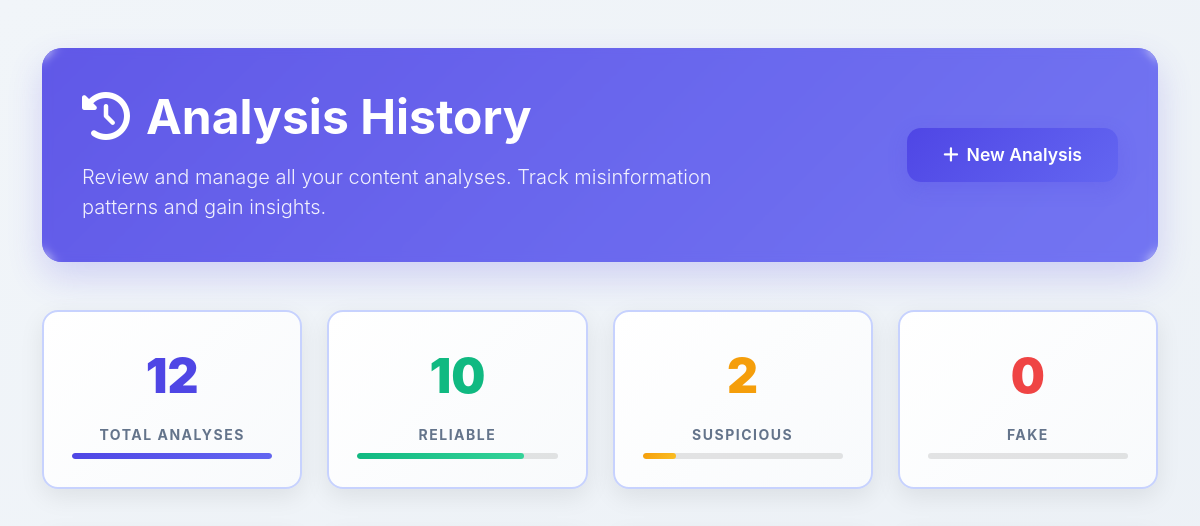
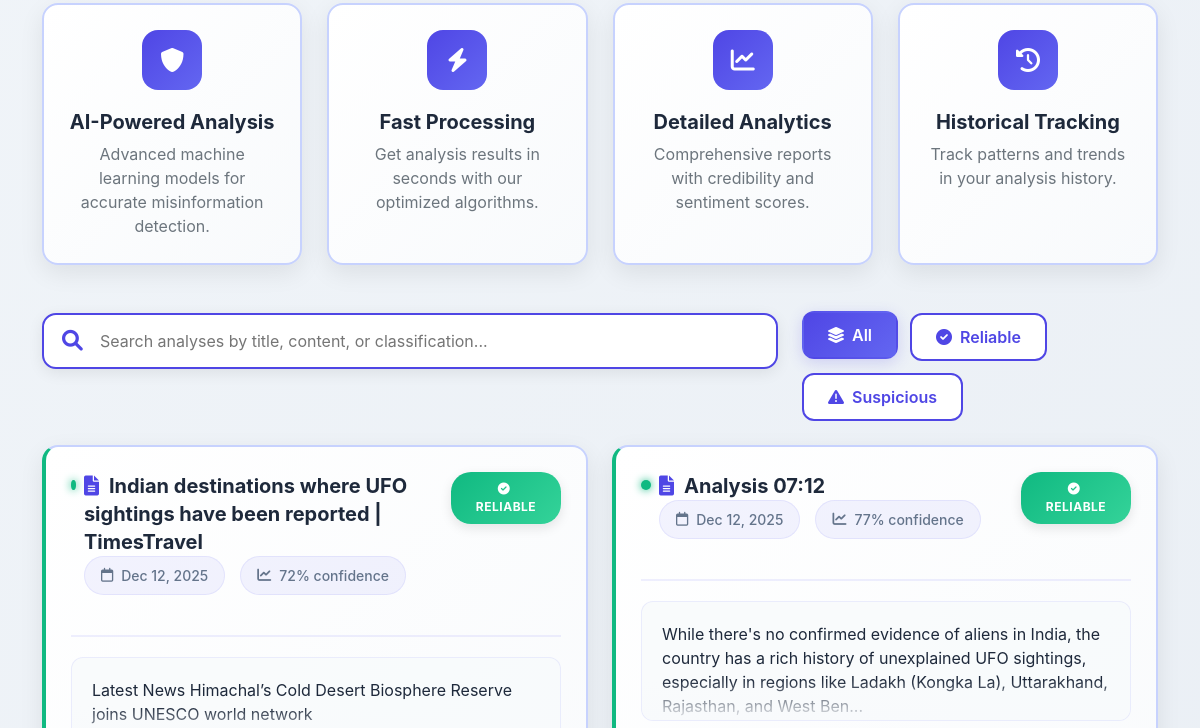
The app's page /history (signed in, upper part), older data (2 pictures, top to bottom).
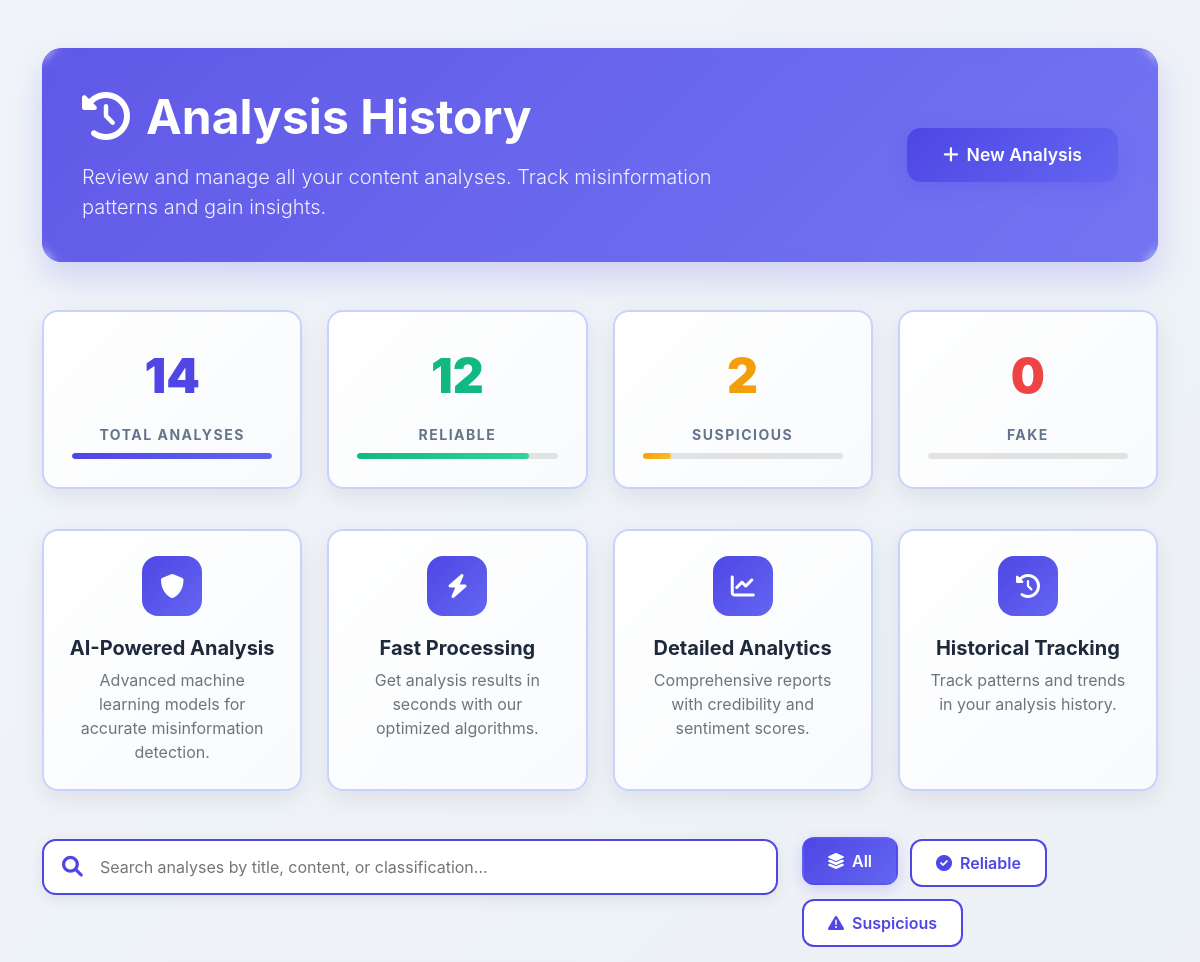
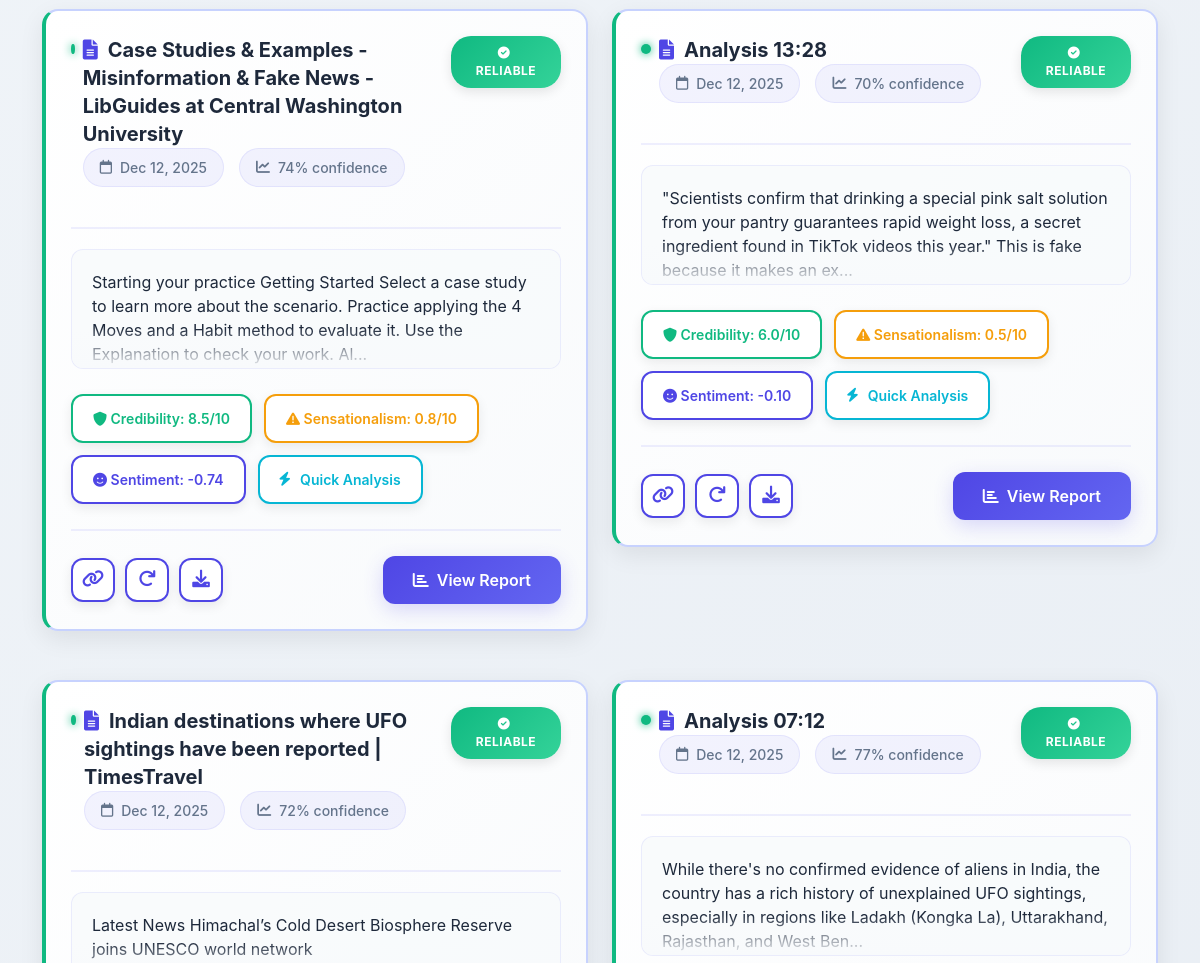
The same page, newer data (2 pictures, top to bottom).
### app.py (models this page shows, shortened)
class Analysis(db.Model):
    __tablename__ = 'analyses'
    id = db.Column(db.Integer, primary_key=True)
    title = db.Column(db.Text, default='')
    content = db.Column(db.Text, default='')  # raw text content (for display/search)
    article_data = db.Column(db.JSON, nullable=True)  # optional structured article extraction
    source_url = db.Column(db.Text, nullable=True)  # This should be nullable
    classification = db.Column(db.String(20), nullable=False, default='UNKNOWN')  # RELIABLE, SUSPICIOUS, FAKE, etc.
    confidence_score = db.Column(db.Float, nullable=True)
    sentiment_score = db.Column(db.Float, nullable=True)
    sensationalism_score = db.Column(db.Float, nullable=True)
    credibility_score = db.Column(db.Float, nullable=True)
    key_findings = db.Column(db.Text, default='[]')  # JSON string
    recommendations = db.Column(db.Text, nullable=True)  # JSON string
    fact_checks = db.Column(db.Text, nullable=True)  # JSON string
    analysis_metadata = db.Column(db.Text, default='{}')  # JSON string (e.g. word count, etc.)
    is_quick_analysis = db.Column(db.Boolean, default=False)
    user_id = db.Column(db.Integer, db.ForeignKey('user.id'), nullable=False)
    created_at = db.Column(db.DateTime, default=lambda: datetime.now(timezone.utc))
    updated_at = db.Column(db.DateTime, default=lambda: datetime.now(timezone.utc),
                           onupdate=lambda: datetime.now(timezone.utc))

### app.py (the view)
@app.route('/history')
@login_required
def analysis_history():
    page = request.args.get('page', 1, type=int)
    per_page = 20
    analyses_pagination = Analysis.query.filter_by(user_id=current_user.id) \
        .order_by(Analysis.created_at.desc()) \
        .paginate(page=page, per_page=per_page, error_out=False)
    total_analyses = Analysis.query.filter_by(user_id=current_user.id).count()
    reliable_count = Analysis.query.filter_by(user_id=current_user.id, classification='RELIABLE').count()
    suspicious_count = Analysis.query.filter_by(user_id=current_user.id, classification='SUSPICIOUS').count()
    fake_count = Analysis.query.filter_by(user_id=current_user.id, classification='FAKE').count()
    debug_mode = request.args.get('debug') == 'true'
    return render_template('analysis_history.html',
                           analyses=analyses_pagination.items,
                           pagination=analyses_pagination,
                           total_analyses=total_analyses,
                           reliable_count=reliable_count,
                           suspicious_count=suspicious_count,
                           fake_count=fake_count,
                           debug_mode=debug_mode)

### app.py (called while the page is built)
@login_manager.user_loader
def load_user(user_id):
    try:
        return db.session.get(User, int(user_id))
    except Exception:
        return None

@app.context_processor
def inject_gemini_status():
    return {
        'gemini_available': _GEMINI_AVAILABLE,
        'gemini_model': _GEMINI_MODEL,
        'gemini_api_key_set': bool(_GEMINI_API_KEY and _GEMINI_API_KEY != 'your-gemini-api-key-here')
    }

### templates/analysis_history.html (shortened to what this page needs)
<!DOCTYPE html>
<html lang="en">
<head>
    <link href="https://cdn.jsdelivr.net/npm/bootstrap@5.1.3/dist/css/bootstrap.min.css" rel="stylesheet">
    <link rel="stylesheet" href="https://cdnjs.cloudflare.com/ajax/libs/font-awesome/6.0.0/css/all.min.css">
</head>
<body>
    <div class="container py-5">
        <div class="professional-header mb-5">
            <div class="row align-items-center">
                <div class="col-lg-8">
                    <h1 class="display-5 fw-bold mb-3">
                        <i class="fas fa-history me-3"></i>Analysis History
                    </h1>
                    <p class="lead mb-0" style="opacity: 0.9;">
                        Review and manage all your content analyses. Track misinformation patterns and gain insights.
                    </p>
                </div>
                <div class="col-lg-4 text-lg-end mt-4 mt-lg-0">
                    <a href="{{ url_for('analyze') }}" class="btn btn-primary-solid">
                        <i class="fas fa-plus me-2"></i>New Analysis
                    </a>
                </div>
            </div>
        </div>
        {% if analyses %}
        <div class="stats-summary">
            <div class="summary-card total">
                <div class="summary-number">{{ total_analyses|default(0) }}</div>
                <div class="summary-label">Total Analyses</div>
                <div class="progress-track">
                    <div class="progress-fill progress-primary" style="width: 100%"></div>
                </div>
            </div>
            <div class="summary-card reliable">
                <div class="summary-number">{{ reliable_count|default(0) }}</div>
                <div class="summary-label">Reliable</div>
                <div class="progress-track">
                    <div class="progress-fill progress-success"
                         style="width: {{ (reliable_count/total_analyses*100)|default(0) }}%"></div>
                </div>
            </div>
            <div class="summary-card suspicious">
                <div class="summary-number">{{ suspicious_count|default(0) }}</div>
                <div class="summary-label">Suspicious</div>
                <div class="progress-track">
                    <div class="progress-fill progress-warning"
                         style="width: {{ (suspicious_count/total_analyses*100)|default(0) }}%"></div>
                </div>
            </div>
            <div class="summary-card fake">
                <div class="summary-number">{{ fake_count|default(0) }}</div>
                <div class="summary-label">Fake</div>
                <div class="progress-track">
                </div>
            </div>
        </div>
        {% endif %}
        <div class="features-grid mb-5">
            <div class="feature-item">
                <div class="feature-icon">
                    <i class="fas fa-shield-alt"></i>
                </div>
                <h5 class="fw-bold mb-2">AI-Powered Analysis</h5>
                <p class="text-muted mb-0">Advanced machine learning models for accurate misinformation detection.</p>
            </div>
            <div class="feature-item">
                <div class="feature-icon">
                    <i class="fas fa-bolt"></i>
                </div>
                <h5 class="fw-bold mb-2">Fast Processing</h5>
                <p class="text-muted mb-0">Get analysis results in seconds with our optimized algorithms.</p>
            </div>
            <div class="feature-item">
                <div class="feature-icon">
                    <i class="fas fa-chart-line"></i>
                </div>
                <h5 class="fw-bold mb-2">Detailed Analytics</h5>
                <p class="text-muted mb-0">Comprehensive reports with credibility and sentiment scores.</p>
            </div>
            <div class="feature-item">
                <div class="feature-icon">
                    <i class="fas fa-history"></i>
                </div>
                <h5 class="fw-bold mb-2">Historical Tracking</h5>
                <p class="text-muted mb-0">Track patterns and trends in your analysis history.</p>
            </div>
        </div>
        <div class="row mt-4">
            <div class="col-lg-8">
                <div class="search-container">
                    <i class="fas fa-search"></i>
                    <input type="text" id="searchInput" placeholder="Search analyses by title, content, or classification...">
                </div>
            </div>
            <div class="col-lg-4">
                <div class="filter-buttons">
                    <button class="filter-btn active" data-filter="all">
                        <i class="fas fa-layer-group me-2"></i>All
                    </button>
                    <button class="filter-btn" data-filter="reliable">
                        <i class="fas fa-check-circle me-2"></i>Reliable
                    </button>
                    <button class="filter-btn" data-filter="suspicious">
                        <i class="fas fa-exclamation-triangle me-2"></i>Suspicious
                    </button>
                </div>
            </div>
        </div>
        {% if not analyses or analyses|length == 0 %}
        <div class="empty-state">
            <div class="empty-icon">
                <i class="fas fa-search"></i>
            </div>
            <h2 class="empty-title">No Analyses <span>Found</span></h2>
            <p class="empty-text">
                You haven't performed any analyses yet. Start by analyzing your first piece of content
                to detect misinformation and get valuable insights.
            </p>
            <a href="{{ url_for('analyze') }}" class="btn btn-primary-solid">
                <i class="fas fa-bolt me-2"></i>Start Your First Analysis
            </a>
        </div>
        {% else %}
        <div class="row" id="analysesGrid">
            {% for analysis in analyses %}
            <div class="col-lg-6 mb-4">
                <div class="history-card {{ analysis.classification|lower }}">
                    <div class="card-header-section">
                        <div class="d-flex align-items-start w-100">
                            <span class="status-indicator status-{{ analysis.classification|lower }} mt-2"></span>
                            <div class="flex-grow-1">
                                <h3 class="card-title">
                                    <i class="fas fa-file-alt"></i>{{ analysis.title or "Untitled Analysis" }}
                                </h3>
                                <div class="meta-info">
                                    <span class="meta-item">
                                        <i class="far fa-calendar"></i>
                                        {{ analysis.created_at.strftime('%b %d, %Y') }}
                                    </span>
                                    {% if analysis.confidence_score %}
                                    <span class="meta-item">
                                        <i class="fas fa-chart-line"></i>
                                        {{ "%.0f"|format(analysis.confidence_score * 100) }}% confidence
                                    </span>
                                    {% endif %}
                                </div>
                            </div>
                        </div>
                        <span class="classification-badge badge-{{ analysis.classification|lower }}">
                            {% if analysis.classification == 'RELIABLE' %}
                            <i class="fas fa-check-circle me-1"></i>
                            {% elif analysis.classification == 'SUSPICIOUS' %}
                            <i class="fas fa-exclamation-triangle me-1"></i>
                            {% elif analysis.classification == 'FAKE' %}
                            <i class="fas fa-times-circle me-1"></i>
                            {% else %}
                            <i class="fas fa-question-circle me-1"></i>
                            {% endif %}
                            {{ analysis.classification }}
                        </span>
                    </div>
                    {% if analysis.content %}
                    <div class="content-preview">
                        <p class="mb-0" style="color: var(--dark-color);">
                            {{ analysis.content[:200] }}{% if analysis.content|length > 200 %}...{% endif %}
                        </p>
                    </div>
                    {% endif %}
                    <div class="stats-container">
                        {% if analysis.credibility_score %}
                        <div class="stat-pill credibility tooltip-wrapper">
                            <i class="fas fa-shield-alt"></i>
                            <span>Credibility: {{ "%.1f"|format(analysis.credibility_score) }}/10</span>
                        </div>
                        {% endif %}
                        {% if analysis.sensationalism_score %}
                        <div class="stat-pill sensationalism tooltip-wrapper">
                            <i class="fas fa-exclamation-triangle"></i>
                            <span>Sensationalism: {{ "%.1f"|format(analysis.sensationalism_score) }}/10</span>
                        </div>
                        {% endif %}
                        {% if analysis.sentiment_score %}
                        <div class="stat-pill sentiment tooltip-wrapper">
                            <i class="fas fa-smile"></i>
                            <span>Sentiment: {{ "%.2f"|format(analysis.sentiment_score) }}</span>
                        </div>
                        {% endif %}
                        {% if analysis.is_quick_analysis %}
                        <div class="stat-pill confidence">
                            <i class="fas fa-bolt"></i>
                            <span>Quick Analysis</span>
                        </div>
                        {% endif %}
                    </div>
                    <div class="card-actions">
                        <div class="quick-actions">
                            <button class="action-icon tooltip-wrapper" onclick="copyAnalysisLink({{ analysis.id }})">
                                <i class="fas fa-link"></i>
                            </button>
                            <button class="action-icon tooltip-wrapper" onclick="reanalyze({{ analysis.id }})">
                                <i class="fas fa-redo"></i>
                            </button>
                            <button class="action-icon tooltip-wrapper" onclick="exportAnalysis({{ analysis.id }})">
                                <i class="fas fa-download"></i>
                            </button>
                        </div>
                        <a href="{{ url_for('analysis_detail', analysis_id=analysis.id) }}" class="btn btn-view-details">
                            <i class="fas fa-chart-bar me-2"></i>View Report
                        </a>
                    </div>
                </div>
            </div>
            {% endfor %}
        </div>
        {% endif %}
    </div>
</body>
</html>

Row changes from the older to the newer data that the page shows:
added Analysis: title "Case Studies & Examples - Misinformation & Fake News - LibGuides at Central Washington University", created_at "Dec 12, 2025", analysis.confidence_score*100 "74", classification "RELIABLE", content "Starting your practice Getting Started Select a case study to learn more about the scenario. Practice applying the 4 Moves and a Habit method to evaluate it. Use the Explanation to check your work. Al", credibility_score "8.5", sensationalism_score "0.8", sentiment_score "-0.74", is_quick_analysis True (drawn)
added Analysis: title "Analysis 13:28", created_at "Dec 12, 2025", analysis.confidence_score*100 "70", classification "RELIABLE", content "\"Scientists confirm that drinking a special pink salt solution from your pantry guarantees rapid weight loss, a secret ingredient found in TikTok videos this year.\" This is fake because it makes an ex", credibility_score "6.0", sensationalism_score "0.5", sentiment_score "-0.10", is_quick_analysis True (drawn)
Text that changed along with them:
{{ total_analyses|default(0) }}: "12" → "14"
{{ reliable_count|default(0) }}: "10" → "12"
{{ (reliable_count/total_analyses*100)|default(0) }}: 83.33333333333334 → 85.71428571428571 (drawn)
{{ (suspicious_count/total_analyses*100)|default(0) }}: 16.666666666666664 → 14.285714285714285 (drawn)
